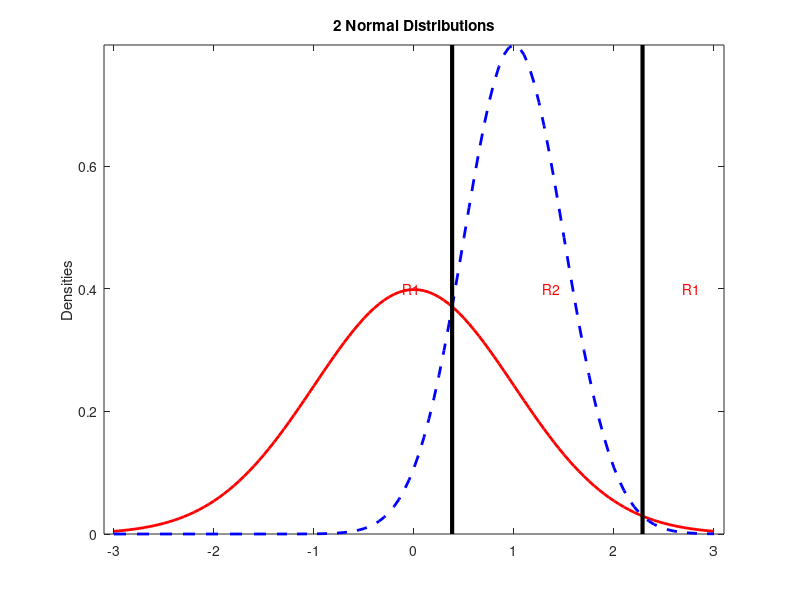

Here is the MATLAB script that generated this plot:
%% clear all variables and console and close windows
clear
clc
close all

t = -3:0.05:3;

s1    = 1;
mu1   = 0;
pdfn1 = normpdf(t,mu1,s1);
f1    = [t',pdfn1'];

s2    = 0.5;
mu2   = 1;
pdfn2 = normpdf(t,mu2,s2);
f2    = [t',pdfn2'];

%% plot 
hold on
title('2 Normal Distributions');
ylabel('Densities');
plot(f1(:,1),f1(:,2),'r','LineWidth',2)
plot(f2(:,1),f2(:,2),'b','LineStyle','--','Linewidth',2)

% First and second discrimination points
if and(s1~=s2,mu1~=mu2)
    %first discrimination point
    c1 = -(mu2.*s1.^2-mu1.*s2.^2)./(s2.^2-s1.^2) + sqrt(((mu2.*s1.^2-mu1.*s2.^2)./(s2.^2-s1.^2)).^2-((mu1.^2.*s2.^2 - mu2.^2.*s1.^2 - 2.*log(s2./s1).*s1.^2.*s2.^2)./(s2.^2-s1.^2)));
    %second discrimination point
    c2 = -(mu2.*s1.^2-mu1.*s2.^2)./(s2.^2-s1.^2) - sqrt(((mu2.*s1.^2-mu1.*s2.^2)./(s2.^2-s1.^2)).^2-((mu1.^2.*s2.^2 - mu2.^2.*s1.^2 - 2.*log(s2./s1).*s1.^2.*s2.^2)./(s2.^2-s1.^2)));
else if and(s1==s2,mu1~=mu2)
	if and(mu2<0,mu1<0)
        c1=mu2 -(mu2-mu1)./2;
	    c2=c1;
    else if and(mu2<0,mu1>=0)
            c1=(mu2-mu1)./2;
            c2=c1;
        else if and(mu2==0,mu1<0)
                c1=mu2-abs(mu2-mu1)./2;
                c2=c1;
            else if and(mu2>=0,mu1>=0)
                    c1=abs(mu2-mu1)./2;
                    c2=c1;
            
                end

            end
        end
    end
    end
end
    if and(mu1==mu2,s1==s2)
        c1=Inf;
        c2=-Inf;
    else if and(mu1==mu2,s1~=s2)
        c1 = -(mu2.*s1.^2-mu1.*s2.^2)./(s2.^2-s1.^2) + sqrt(((mu2.*s1.^2-mu1.*s2.^2)./(s2.^2-s1.^2)).^2-((mu1.^2.*s2.^2 - mu2.^2.*s1.^2 - 2.*log(s2./s1).*s1.^2.*s2.^2)./(s2.^2-s1.^2)));
%second discrimination point
c2 = -(mu2.*s1.^2-mu1.*s2.^2)./(s2.^2-s1.^2) - sqrt(((mu2.*s1.^2-mu1.*s2.^2)./(s2.^2-s1.^2)).^2-((mu1.^2.*s2.^2 - mu2.^2.*s1.^2 - 2.*log(s2./s1).*s1.^2.*s2.^2)./(s2.^2-s1.^2)));
    end
    end      
max1=max(max(f1(:,2)),max(f2(:,2)));

xlim([-3.1,3.1])
if max1>0.4
ylim([0,max1])
else 
ylim([0,0.5])
end
box on

% Vector of points for labels
p1=[c1-1 c1+0.4 c2-0.5];
p2=[0.4 0.4 0.4];
p=[p1',p2'];
aa = 1;
switch aa
    case and(c1==c2,s1==s2)
    
    text(p(1,1),p(1,2),'R1','Color','r');
    text(p(2,1),p(2,2),'R2','Color','r');
    case and(c1~=c2,s2>s1)
        switch aa
        case (mu1>mu2)
        text(c1-s1-0.2,p(1,2),'R1','Color','r');
        text(p(2,1),p(2,2),'R2','Color','r');
        text(p(3,1),p(3,2),'R2','Color','r');
        case (mu1<mu2)
        text(c1-s1-0.2,p(1,2),'R1','Color','r');
        text(p(2,1),p(2,2),'R2','Color','r');
        text(p(3,1),p(3,2),'R2','Color','r');
        case (mu1==mu2)
        %text(p(1,1)+s1,p(1,2),'R1','Color','r');
        text(c1-s1-0.2,p(1,2),'R1','Color','r');
        text(p(2,1),p(2,2),'R2','Color','r');
        text(p(3,1),p(3,2),'R2','Color','r');
        end
        
    case and(c1~=c2,s2<s1)
    switch aa
        case (mu1>mu2)
        text(p(1,1),p(1,2),'R2','Color','r');
        text(p(2,1),p(2,2),'R1','Color','r');
        text(p(3,1),p(3,2),'R1','Color','r');
        case and(mu1<mu2,s2<1)
            if and(s2>=0,s2<0.5)
        text(c1-s2-0.15,p(1,2),'R2','Color','r');
        text(c1+0.5,p(2,2),'R1','Color','r');
        text(p(3,1),p(3,2),'R1','Color','r');
            else if and(s2>=0.5,s2<1)
        text(c1-1,p(1,2),'R2','Color','r');
        text(p(2,1),p(2,2),'R1','Color','r');
        text(p(3,1),p(3,2),'R1','Color','r');
                end
            end
        case and(mu1<mu2,s2>=1)
        text(p(1,1),p(1,2),'R2','Color','r');
        text(c2+0.5,p(2,2),'R1','Color','r');
        text(p(3,1),p(3,2),'R1','Color','r');
        
        case (mu1==mu2)
        text(p(1,1),p(1,2),'R2','Color','r');
        text(p(2,1),p(2,2),'R1','Color','r');
        text(p(3,1),p(3,2),'R1','Color','r');
    end
    case and(c1~=c2,mu1==mu2)
    text(p(1,1),p(1,2),'R1','Color','r');
    text(p(2,1),p(2,2),'R2','Color','r');
    text(p(3,1),p(3,2),'R2','Color','r');
        
end

line([c1 c1],[max1 0],'Color','k','LineWidth',3) 
line([c2 c2],[max1 0],'Color','k','LineWidth',3) 
hold off
